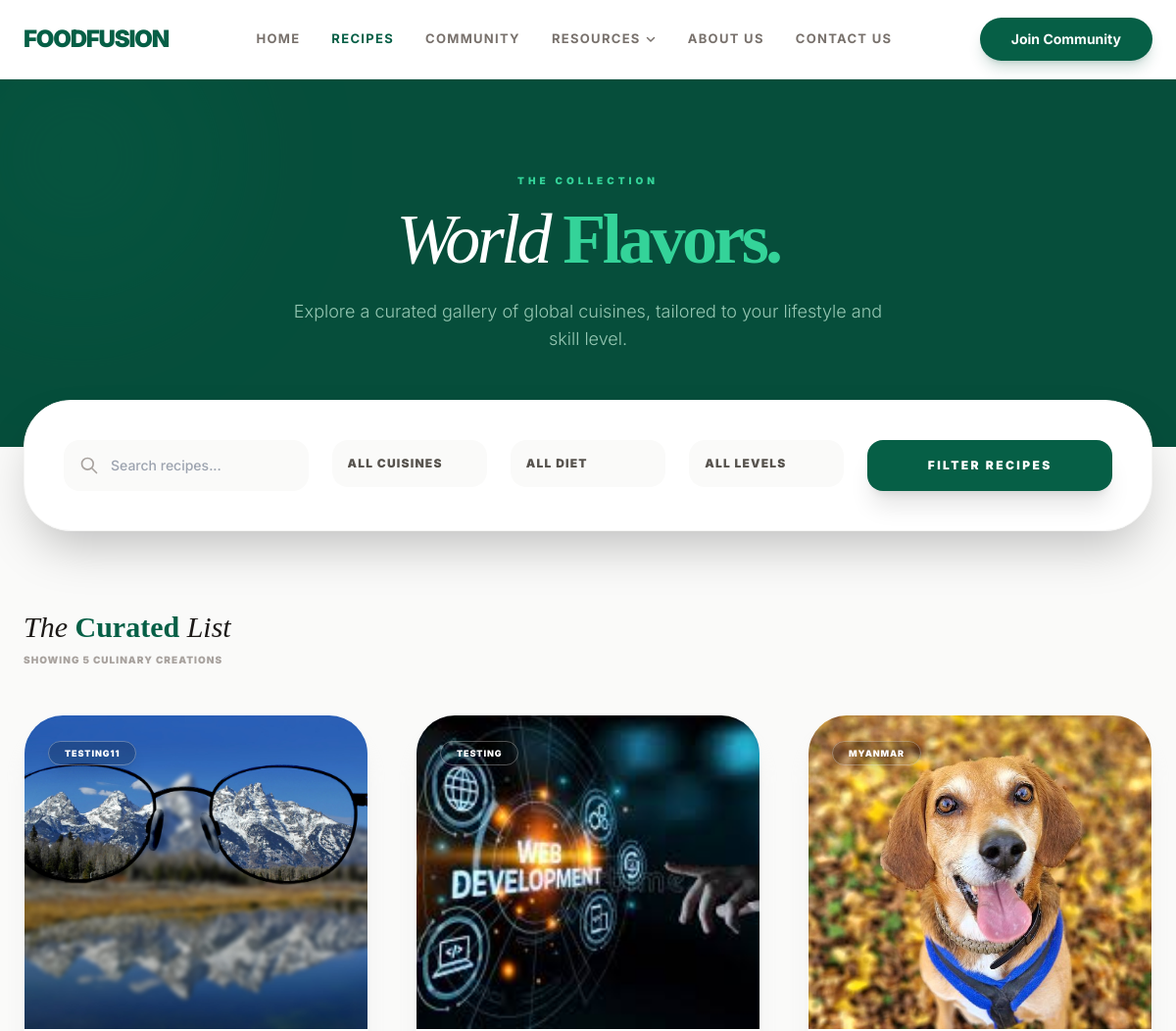
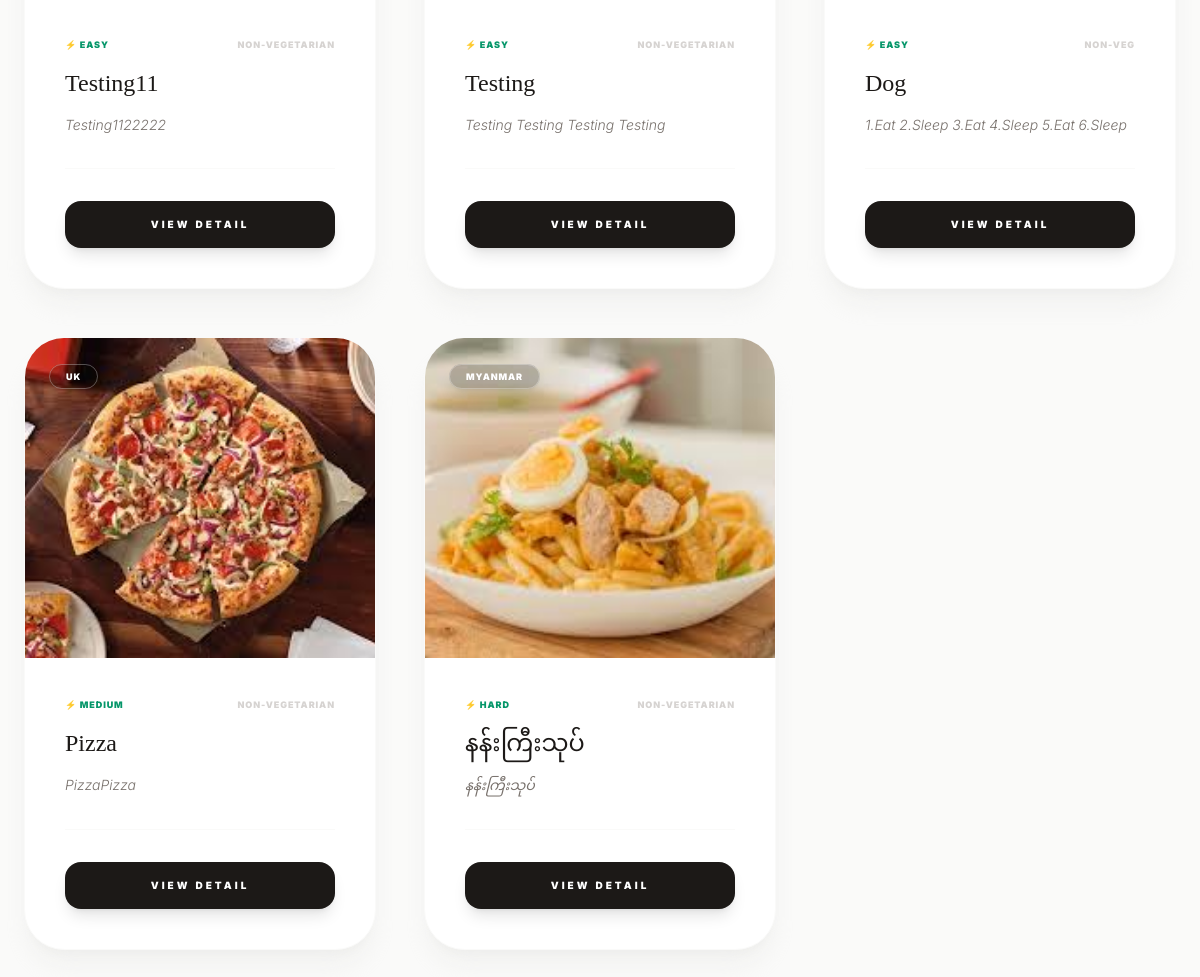
Page /recipes.php on the committed database (2 pictures, top to bottom).
### tables this page shows
CREATE TABLE `recipes` (
  `recipe_id` int(11) NOT NULL,
  `title` varchar(150) NOT NULL,
  `description` text DEFAULT NULL,
  `cuisine_type` varchar(50) DEFAULT NULL,
  `dietary_preference` varchar(50) DEFAULT NULL,
  `difficulty` enum('Easy','Medium','Hard') DEFAULT NULL,
  `image_url` varchar(255) DEFAULT NULL,
  `created_at` timestamp NOT NULL DEFAULT current_timestamp(),
  `user_id` int(11) DEFAULT NULL
);

### recipes.php (the view, shortened to what this page needs)
<?php
include 'includes/header.php';
include 'includes/navbar.php';
require_once 'config/db.php';
$search = $_GET['search'] ?? '';
try {
    $sql = "SELECT * FROM recipes WHERE title LIKE :search";
    $params = [':search' => "%$search%"];
    $sql .= " ORDER BY created_at DESC";
    $stmt = $pdo->prepare($sql);
    $stmt->execute($params);
    $recipes = $stmt->fetchAll();
} catch (PDOException $e) {
    $recipes = [];
    $error = $e->getMessage();
}
?>
<div class="bg-stone-50 min-h-screen pb-20">
    <header class="bg-emerald-900 py-24 text-center text-white relative overflow-hidden">
        <div class="relative z-10">
            <span class="text-emerald-400 text-[10px] font-black uppercase tracking-[0.4em] mb-4 block">The Collection</span>
            <h1 class="text-5xl md:text-7xl font-serif italic tracking-tighter mb-6">World <span class="text-emerald-400 not-italic font-black">Flavors.</span></h1>
            <p class="text-emerald-100 opacity-70 max-w-2xl mx-auto px-6 font-light text-lg">
                Explore a curated gallery of global cuisines, tailored to your lifestyle and skill level.
            </p>
        </div>
        <div class="absolute -top-20 -left-20 w-80 h-80 bg-emerald-800 rounded-full blur-3xl opacity-30"></div>
    </header>
    <section class="max-w-7xl mx-auto px-6 -mt-12 relative z-20">
        <div class="bg-white p-6 md:p-10 rounded-[3rem] shadow-2xl border border-stone-100">
            <form action="recipes.php" method="GET" class="grid grid-cols-1 md:grid-cols-12 gap-6">
                <div class="md:col-span-3 relative">
                    <input type="text" name="search" value="<?php echo htmlspecialchars($search); ?>"
                           placeholder="Search recipes..."
                           class="w-full pl-12 pr-4 py-4 rounded-2xl bg-stone-50 border-stone-100 text-sm focus:ring-2 focus:ring-emerald-500 transition-all font-medium">
                    <svg xmlns="http://www.w3.org/2000/svg" class="h-5 w-5 absolute left-4 top-4 text-stone-400" fill="none" viewBox="0 0 24 24" stroke="currentColor">
                        <path stroke-linecap="round" stroke-linejoin="round" stroke-width="2" d="M21 21l-6-6m2-5a7 7 0 11-14 0 7 7 0 0114 0z" />
                    </svg>
                </div>
                <div class="md:col-span-2">
                    <select name="cuisine" onchange="this.form.submit()" class="w-full px-4 py-4 rounded-2xl bg-stone-50 border-stone-100 text-xs font-black uppercase tracking-widest text-stone-600 appearance-none cursor-pointer focus:ring-2 focus:ring-emerald-500">
                        <option value="All">All Cuisines</option>
                    </select>
                </div>
                <div class="md:col-span-2">
                    <select name="dietary" onchange="this.form.submit()" class="w-full px-4 py-4 rounded-2xl bg-stone-50 border-stone-100 text-xs font-black uppercase tracking-widest text-stone-600 appearance-none cursor-pointer focus:ring-2 focus:ring-emerald-500">
                        <option value="All">All Diet</option>
                    </select>
                </div>
                <div class="md:col-span-2">
                    <select name="difficulty" onchange="this.form.submit()" class="w-full px-4 py-4 rounded-2xl bg-stone-50 border-stone-100 text-xs font-black uppercase tracking-widest text-stone-600 appearance-none cursor-pointer focus:ring-2 focus:ring-emerald-500">
                        <option value="All">All Levels</option>
                    </select>
                </div>
                <button type="submit" class="md:col-span-3 bg-emerald-800 text-white px-6 py-4 rounded-2xl font-black text-xs uppercase tracking-[0.2em] hover:bg-stone-900 transition-all shadow-xl active:scale-95">
                    Filter Recipes
                </button>
            </form>
        </div>
    </section>
    <section class="max-w-7xl mx-auto px-6 mt-20 flex justify-between items-center">
        <div>
            <h2 class="text-3xl font-serif italic text-stone-900">
                <?php
                    if ($search) echo "Results for \"" . htmlspecialchars($search) . "\"";
                    else echo "The <span class='not-italic font-black text-emerald-800'>Curated</span> List";
                ?>
            </h2>
            <p class="text-stone-400 text-[10px] font-black uppercase tracking-widest mt-2">Showing <?php echo count($recipes); ?> Culinary Creations</p>
        </div>
    </section>
    <main class="max-w-7xl mx-auto px-6 py-12">
        <?php if (empty($recipes)): ?>
            <div class="text-center py-32 bg-white rounded-[3rem] border border-dashed border-stone-200 shadow-sm">
                <p class="text-stone-400 italic font-serif text-lg">No recipes match your current filters...</p>
                <a href="recipes.php" class="mt-6 inline-block text-emerald-800 font-black text-[10px] uppercase tracking-widest border-b-2 border-emerald-800 pb-1">Reset All Filters</a>
            </div>
        <?php else: ?>
            <div class="grid grid-cols-1 md:grid-cols-2 lg:grid-cols-3 gap-12">
                <?php foreach ($recipes as $recipe): ?>
                <div class="group bg-white rounded-[2.5rem] overflow-hidden shadow-xl shadow-stone-200/40 hover:shadow-2xl transition-all duration-500 border border-stone-50 flex flex-col">
                    <div class="relative h-80 overflow-hidden">
                        <img src="<?php echo htmlspecialchars($recipe['image_url']); ?>"
                             class="w-full h-full object-cover group-hover:scale-110 transition-transform duration-[1.5s]"
                             alt="<?php echo htmlspecialchars($recipe['title']); ?>">
                        <div class="absolute top-6 left-6">
                            <span class="bg-black/20 backdrop-blur-xl border border-white/30 text-white px-4 py-1.5 rounded-full text-[9px] font-black uppercase tracking-widest shadow-lg">
                                <?php echo htmlspecialchars($recipe['cuisine_type']); ?>
                            </span>
                        </div>
                    </div>
                    <div class="p-10 flex flex-col flex-grow">
                        <div class="flex justify-between items-center mb-4">
                            <span class="text-emerald-600 text-[9px] font-black uppercase tracking-widest">
                                ⚡ <?php echo $recipe['difficulty']; ?>
                            </span>
                            <span class="text-stone-300 text-[9px] font-black uppercase tracking-widest">
                                <?php echo $recipe['dietary_preference']; ?>
                            </span>
                        </div>
                        <h3 class="text-2xl font-serif text-stone-900 mb-4 group-hover:text-emerald-800 transition-colors leading-tight">
                            <?php echo htmlspecialchars($recipe['title']); ?>
                        </h3>
                        <p class="text-stone-500 text-sm line-clamp-2 font-light leading-relaxed mb-8 italic">
                            <?php echo htmlspecialchars($recipe['description']); ?>
                        </p>
                        <div class="mt-auto pt-8 border-t border-stone-50">
                            <a href="recipe_detail.php?id=<?php echo $recipe['recipe_id']; ?>" class="w-full flex justify-center items-center gap-3 bg-stone-900 text-white py-4 rounded-2xl font-black text-[10px] uppercase tracking-[0.3em] hover:bg-emerald-800 transition-all shadow-lg active:scale-95">
                                View Detail
                            </a>
                        </div>
                    </div>
                </div>
                <?php endforeach; ?>
            </div>
        <?php endif; ?>
    </main>
</div>

### includes/header.php (shortened to what this page needs)
<!DOCTYPE html>
<html lang="en">
<head>
    <script src="https://cdn.tailwindcss.com"></script>
</head>
<body class="bg-slate-50 flex flex-col min-h-screen">

### includes/navbar.php (shortened to what this page needs)
<?php
$current_page = basename($_SERVER['PHP_SELF']);
?>
<nav class="sticky top-0 z-50 bg-white/90 backdrop-blur-md border-b border-stone-100">
    <div class="max-w-7xl mx-auto px-6 h-20 flex justify-between items-center">
        <a href="index.php" class="relative group">
            <h1 class="text-2xl font-black tracking-tighter text-emerald-800">FOODFUSION</h1>
        </a>
        <div class="hidden md:flex items-center space-x-8 text-[13px] font-bold tracking-widest uppercase">
            <a href="index.php" class="<?php echo ($current_page == 'index.php') ? 'text-emerald-800' : 'text-stone-500 hover:text-emerald-800'; ?> transition">Home</a>
            <a href="recipes.php" class="<?php echo ($current_page == 'recipes.php') ? 'text-emerald-800' : 'text-stone-500 hover:text-emerald-800'; ?> transition">Recipes</a>
            <a href="community.php" class="<?php echo ($current_page == 'community.php') ? 'text-emerald-800' : 'text-stone-500 hover:text-emerald-800'; ?> transition">Community</a>
            <div class="relative group cursor-pointer">
                <div class="flex items-center gap-1 text-stone-500 group-hover:text-emerald-800 transition py-4">
                    <span>Resources</span>
                    <svg xmlns="http://www.w3.org/2000/svg" class="h-3 w-3 group-hover:rotate-180 transition-transform" fill="none" viewBox="0 0 24 24" stroke="currentColor">
                        <path stroke-linecap="round" stroke-linejoin="round" stroke-width="3" d="M19 9l-7 7-7-7" />
                    </svg>
                </div>
            </div>
            <a href="aboutus.php" class="<?php echo ($current_page == 'aboutus.php') ? 'text-emerald-800' : 'text-stone-500 hover:text-emerald-800'; ?> transition">About Us</a>
            <a href="contact.php" class="<?php echo ($current_page == 'contact.php') ? 'text-emerald-800' : 'text-stone-500 hover:text-emerald-800'; ?> transition">Contact Us</a>
        </div>
        <div class="hidden md:flex items-center space-x-6">
            <?php if(isset($_SESSION['user_id'])): ?>
                <div class="flex items-center space-x-4 border-r pr-6 border-stone-200">
                    <div class="text-right">
                        <p class="text-[10px] uppercase font-bold text-stone-400 mb-0.5">Welcome back,</p>
                        <a href="profile.php" class="text-sm font-black text-stone-800 leading-none"><?php echo htmlspecialchars($_SESSION['user_name']); ?></a>
                    </div>
                    <?php if(isset($_SESSION['role']) && $_SESSION['role'] === 'admin'): ?>
                        <a href="admin/index.php" class="bg-amber-100 text-amber-700 p-2 rounded-xl hover:bg-amber-200 transition">
                            <svg xmlns="http://www.w3.org/2000/svg" class="h-5 w-5" viewBox="0 0 20 20" fill="currentColor"><path fill-rule="evenodd" d="M11.49 3.17c-.38-1.56-2.6-1.56-2.98 0a1.532 1.532 0 01-2.286.948c-1.372-.836-2.942.734-2.106 2.106.54.886.061 2.042-.947 2.287-1.561.379-1.561 2.6 0 2.978a1.532 1.532 0 01.947 2.287c-.836 1.372.734 2.942 2.106 2.106a1.532 1.532 0 012.287.947c.379 1.561 2.6 1.561 2.978 0a1.533 1.533 0 012.287-.947c1.372.836 2.942-.734 2.106-2.106a1.533 1。533 0 01.947-2。２８７c１。５６１－．３７９ １。５６１－２。６ ０－２。９７８a１。５３２ １。５３２ ０ ０１－．９４７－２。２８７c．８３６－１。３７２－．７３４－２。９４２－２。１０６－２。１０６a１。５３２ １。５３２ ０ ０１－２。２８７－．９４７zM１０ １３a３ ３ ０ １００－６ ３ ３ ０ ０００６z" clip-rule="evenodd" /></svg>
                        </a>
                    <?php endif; ?>
                </div>
                <a href="auth/logout.php" class="text-sm font-bold text-red-500 hover:underline">Logout</a>
            <?php else: ?>
                <button onclick="openModal()" class="bg-emerald-800 text-white px-8 py-3 rounded-full text-sm font-bold hover:bg-emerald-700 shadow-lg shadow-emerald-900/20 transition active:scale-95">
                    Join Community
                </button>
            <?php endif; ?>
        </div>
    </div>
</nav>

### includes/header.php (style rules this page uses)
body { font-family: 'Inter', sans-serif; }

### rows in the picture
recipes: image_url (picture), cuisine_type "TESTING11", difficulty "EASY", dietary_preference "NON-VEGETARIAN", title "Testing11", description "Testing1122222"
recipes: image_url (picture), cuisine_type "TESTING", difficulty "EASY", dietary_preference "NON-VEGETARIAN", title "Testing", description "Testing Testing Testing Testing"
recipes: image_url (picture), cuisine_type "MYANMAR", difficulty "EASY", dietary_preference "NON-VEG", title "Dog", description "1.Eat 2.Sleep 3.Eat 4.Sleep 5.Eat 6.Sleep"
recipes: image_url (picture), cuisine_type "UK", difficulty "MEDIUM", dietary_preference "NON-VEGETARIAN", title "Pizza", description "PizzaPizza"
recipes: image_url (picture), cuisine_type "MYANMAR", difficulty "HARD", dietary_preference "NON-VEGETARIAN", title "နန်းကြီးသုပ်", description "နန်းကြီးသုပ်"

### other values in the picture
count($recipes) "5"
